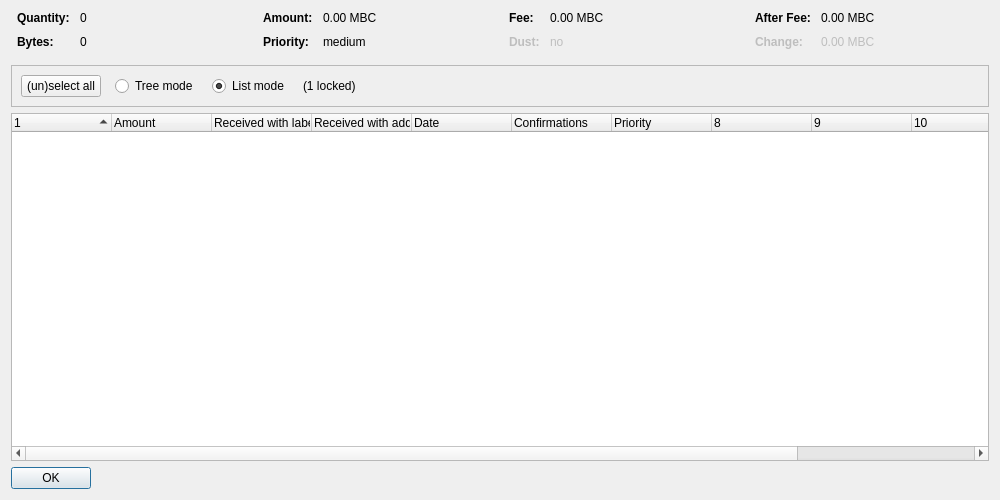
<?xml version="1.0" encoding="UTF-8"?>
<ui version="4.0">
 <class>CoinControlDialog</class>
 <widget class="QDialog" name="CoinControlDialog">
  <property name="geometry">
   <rect>
    <x>0</x>
    <y>0</y>
    <width>1000</width>
    <height>500</height>
   </rect>
  </property>
  <property name="windowTitle">
   <string>Coin Selection</string>
  </property>
  <layout class="QVBoxLayout" name="verticalLayout">
   <item>
    <layout class="QHBoxLayout" name="horizontalLayoutTop" stretch="0,0,0,0">
     <property name="topMargin">
      <number>0</number>
     </property>
     <property name="bottomMargin">
      <number>10</number>
     </property>
     <item>
      <layout class="QFormLayout" name="formLayoutCoinControl1">
       <property name="horizontalSpacing">
        <number>10</number>
       </property>
       <property name="verticalSpacing">
        <number>10</number>
       </property>
       <property name="leftMargin">
        <number>6</number>
       </property>
       <property name="rightMargin">
        <number>6</number>
       </property>
       <item row="0" column="0">
        <widget class="QLabel" name="labelCoinControlQuantityText">
         <property name="font">
          <font>
           <weight>75</weight>
           <bold>true</bold>
          </font>
         </property>
         <property name="text">
          <string>Quantity:</string>
         </property>
        </widget>
       </item>
       <item row="0" column="1">
        <widget class="QLabel" name="labelCoinControlQuantity">
         <property name="cursor">
          <cursorShape>IBeamCursor</cursorShape>
         </property>
         <property name="contextMenuPolicy">
          <enum>Qt::ActionsContextMenu</enum>
         </property>
         <property name="text">
          <string notr="true">0</string>
         </property>
         <property name="textInteractionFlags">
          <set>Qt::LinksAccessibleByMouse|Qt::TextSelectableByKeyboard|Qt::TextSelectableByMouse</set>
         </property>
        </widget>
       </item>
       <item row="1" column="0">
        <widget class="QLabel" name="labelCoinControlBytesText">
         <property name="font">
          <font>
           <weight>75</weight>
           <bold>true</bold>
          </font>
         </property>
         <property name="text">
          <string>Bytes:</string>
         </property>
        </widget>
       </item>
       <item row="1" column="1">
        <widget class="QLabel" name="labelCoinControlBytes">
         <property name="cursor">
          <cursorShape>IBeamCursor</cursorShape>
         </property>
         <property name="contextMenuPolicy">
          <enum>Qt::ActionsContextMenu</enum>
         </property>
         <property name="text">
          <string notr="true">0</string>
         </property>
         <property name="textInteractionFlags">
          <set>Qt::LinksAccessibleByMouse|Qt::TextSelectableByKeyboard|Qt::TextSelectableByMouse</set>
         </property>
        </widget>
       </item>
      </layout>
     </item>
     <item>
      <layout class="QFormLayout" name="formLayoutCoinControl2">
       <property name="horizontalSpacing">
        <number>10</number>
       </property>
       <property name="verticalSpacing">
        <number>10</number>
       </property>
       <property name="leftMargin">
        <number>6</number>
       </property>
       <property name="rightMargin">
        <number>6</number>
       </property>
       <item row="0" column="0">
        <widget class="QLabel" name="labelCoinControlAmountText">
         <property name="font">
          <font>
           <weight>75</weight>
           <bold>true</bold>
          </font>
         </property>
         <property name="text">
          <string>Amount:</string>
         </property>
        </widget>
       </item>
       <item row="0" column="1">
        <widget class="QLabel" name="labelCoinControlAmount">
         <property name="cursor">
          <cursorShape>IBeamCursor</cursorShape>
         </property>
         <property name="contextMenuPolicy">
          <enum>Qt::ActionsContextMenu</enum>
         </property>
         <property name="text">
          <string notr="true">0.00 MBC</string>
         </property>
         <property name="textInteractionFlags">
          <set>Qt::LinksAccessibleByMouse|Qt::TextSelectableByKeyboard|Qt::TextSelectableByMouse</set>
         </property>
        </widget>
       </item>
       <item row="1" column="0">
        <widget class="QLabel" name="labelCoinControlPriorityText">
         <property name="font">
          <font>
           <weight>75</weight>
           <bold>true</bold>
          </font>
         </property>
         <property name="text">
          <string>Priority:</string>
         </property>
        </widget>
       </item>
       <item row="1" column="1">
        <widget class="QLabel" name="labelCoinControlPriority">
         <property name="cursor">
          <cursorShape>IBeamCursor</cursorShape>
         </property>
         <property name="contextMenuPolicy">
          <enum>Qt::ActionsContextMenu</enum>
         </property>
         <property name="text">
          <string notr="true">medium</string>
         </property>
         <property name="textInteractionFlags">
          <set>Qt::LinksAccessibleByMouse|Qt::TextSelectableByKeyboard|Qt::TextSelectableByMouse</set>
         </property>
        </widget>
       </item>
      </layout>
     </item>
     <item>
      <layout class="QFormLayout" name="formLayoutCoinControl3">
       <property name="horizontalSpacing">
        <number>10</number>
       </property>
       <property name="verticalSpacing">
        <number>10</number>
       </property>
       <property name="leftMargin">
        <number>6</number>
       </property>
       <property name="rightMargin">
        <number>6</number>
       </property>
       <item row="0" column="0">
        <widget class="QLabel" name="labelCoinControlFeeText">
         <property name="font">
          <font>
           <weight>75</weight>
           <bold>true</bold>
          </font>
         </property>
         <property name="text">
          <string>Fee:</string>
         </property>
        </widget>
       </item>
       <item row="0" column="1">
        <widget class="QLabel" name="labelCoinControlFee">
         <property name="cursor">
          <cursorShape>IBeamCursor</cursorShape>
         </property>
         <property name="contextMenuPolicy">
          <enum>Qt::ActionsContextMenu</enum>
         </property>
         <property name="text">
          <string notr="true">0.00 MBC</string>
         </property>
         <property name="textInteractionFlags">
          <set>Qt::LinksAccessibleByMouse|Qt::TextSelectableByKeyboard|Qt::TextSelectableByMouse</set>
         </property>
        </widget>
       </item>
       <item row="1" column="0">
        <widget class="QLabel" name="labelCoinControlLowOutputText">
         <property name="enabled">
          <bool>false</bool>
         </property>
         <property name="font">
          <font>
           <weight>75</weight>
           <bold>true</bold>
          </font>
         </property>
         <property name="text">
          <string>Dust:</string>
         </property>
        </widget>
       </item>
       <item row="1" column="1">
        <widget class="QLabel" name="labelCoinControlLowOutput">
         <property name="enabled">
          <bool>false</bool>
         </property>
         <property name="cursor">
          <cursorShape>IBeamCursor</cursorShape>
         </property>
         <property name="contextMenuPolicy">
          <enum>Qt::ActionsContextMenu</enum>
         </property>
         <property name="text">
          <string notr="true">no</string>
         </property>
         <property name="textInteractionFlags">
          <set>Qt::LinksAccessibleByMouse|Qt::TextSelectableByKeyboard|Qt::TextSelectableByMouse</set>
         </property>
        </widget>
       </item>
      </layout>
     </item>
     <item>
      <layout class="QFormLayout" name="formLayoutCoinControl4">
       <property name="horizontalSpacing">
        <number>10</number>
       </property>
       <property name="verticalSpacing">
        <number>10</number>
       </property>
       <property name="leftMargin">
        <number>6</number>
       </property>
       <property name="rightMargin">
        <number>6</number>
       </property>
       <item row="0" column="0">
        <widget class="QLabel" name="labelCoinControlAfterFeeText">
         <property name="font">
          <font>
           <weight>75</weight>
           <bold>true</bold>
          </font>
         </property>
         <property name="text">
          <string>After Fee:</string>
         </property>
        </widget>
       </item>
       <item row="0" column="1">
        <widget class="QLabel" name="labelCoinControlAfterFee">
         <property name="cursor">
          <cursorShape>IBeamCursor</cursorShape>
         </property>
         <property name="contextMenuPolicy">
          <enum>Qt::ActionsContextMenu</enum>
         </property>
         <property name="text">
          <string notr="true">0.00 MBC</string>
         </property>
         <property name="textInteractionFlags">
          <set>Qt::LinksAccessibleByMouse|Qt::TextSelectableByKeyboard|Qt::TextSelectableByMouse</set>
         </property>
        </widget>
       </item>
       <item row="1" column="0">
        <widget class="QLabel" name="labelCoinControlChangeText">
         <property name="enabled">
          <bool>false</bool>
         </property>
         <property name="font">
          <font>
           <weight>75</weight>
           <bold>true</bold>
          </font>
         </property>
         <property name="text">
          <string>Change:</string>
         </property>
        </widget>
       </item>
       <item row="1" column="1">
        <widget class="QLabel" name="labelCoinControlChange">
         <property name="enabled">
          <bool>false</bool>
         </property>
         <property name="cursor">
          <cursorShape>IBeamCursor</cursorShape>
         </property>
         <property name="contextMenuPolicy">
          <enum>Qt::ActionsContextMenu</enum>
         </property>
         <property name="text">
          <string notr="true">0.00 MBC</string>
         </property>
         <property name="textInteractionFlags">
          <set>Qt::LinksAccessibleByMouse|Qt::TextSelectableByKeyboard|Qt::TextSelectableByMouse</set>
         </property>
        </widget>
       </item>
      </layout>
     </item>
    </layout>
   </item>
   <item>
    <widget class="QFrame" name="frame">
     <property name="minimumSize">
      <size>
       <width>0</width>
       <height>40</height>
      </size>
     </property>
     <property name="frameShape">
      <enum>QFrame::StyledPanel</enum>
     </property>
     <property name="frameShadow">
      <enum>QFrame::Sunken</enum>
     </property>
     <layout class="QHBoxLayout" name="horizontalLayout">
      <item>
       <layout class="QHBoxLayout" name="horizontalLayoutPanel" stretch="0,0,0,0,0">
        <property name="spacing">
         <number>14</number>
        </property>
        <item>
         <widget class="QPushButton" name="pushButtonSelectAll">
          <property name="sizePolicy">
           <sizepolicy hsizetype="Maximum" vsizetype="Fixed">
            <horstretch>0</horstretch>
            <verstretch>0</verstretch>
           </sizepolicy>
          </property>
          <property name="text">
           <string>(un)select all</string>
          </property>
          <property name="autoDefault">
           <bool>false</bool>
          </property>
         </widget>
        </item>
        <item>
         <widget class="QRadioButton" name="radioTreeMode">
          <property name="sizePolicy">
           <sizepolicy hsizetype="Maximum" vsizetype="Fixed">
            <horstretch>0</horstretch>
            <verstretch>0</verstretch>
           </sizepolicy>
          </property>
          <property name="text">
           <string>Tree mode</string>
          </property>
         </widget>
        </item>
        <item>
         <widget class="QRadioButton" name="radioListMode">
          <property name="sizePolicy">
           <sizepolicy hsizetype="Maximum" vsizetype="Fixed">
            <horstretch>0</horstretch>
            <verstretch>0</verstretch>
           </sizepolicy>
          </property>
          <property name="text">
           <string>List mode</string>
          </property>
          <property name="checked">
           <bool>true</bool>
          </property>
         </widget>
        </item>
        <item>
         <widget class="QLabel" name="labelLocked">
          <property name="text">
           <string notr="true">(1 locked)</string>
          </property>
         </widget>
        </item>
        <item>
         <spacer name="horizontalSpacer">
          <property name="orientation">
           <enum>Qt::Horizontal</enum>
          </property>
          <property name="sizeHint" stdset="0">
           <size>
            <width>40</width>
            <height>20</height>
           </size>
          </property>
         </spacer>
        </item>
       </layout>
      </item>
     </layout>
    </widget>
   </item>
   <item>
    <widget class="CoinControlTreeWidget" name="treeWidget">
     <property name="contextMenuPolicy">
      <enum>Qt::CustomContextMenu</enum>
     </property>
     <property name="sortingEnabled">
      <bool>false</bool>
     </property>
     <property name="columnCount">
      <number>12</number>
     </property>
     <attribute name="headerShowSortIndicator" stdset="0">
      <bool>true</bool>
     </attribute>
     <attribute name="headerStretchLastSection">
      <bool>false</bool>
     </attribute>
     <column>
      <property name="text">
       <string/>
      </property>
     </column>
     <column>
      <property name="text">
       <string>Amount</string>
      </property>
     </column>
     <column>
      <property name="text">
       <string>Received with label</string>
      </property>
     </column>
     <column>
      <property name="text">
       <string>Received with address</string>
      </property>
     </column>
     <column>
      <property name="text">
       <string>Date</string>
      </property>
     </column>
     <column>
      <property name="text">
       <string>Confirmations</string>
      </property>
      <property name="toolTip">
       <string>Confirmed</string>
      </property>
     </column>
     <column>
      <property name="text">
       <string>Priority</string>
      </property>
     </column>
     <column>
      <property name="text">
       <string/>
      </property>
     </column>
     <column>
      <property name="text">
       <string/>
      </property>
     </column>
     <column>
      <property name="text">
       <string/>
      </property>
     </column>
     <column>
      <property name="text">
       <string/>
      </property>
     </column>
     <column>
      <property name="text">
       <string/>
      </property>
     </column>
    </widget>
   </item>
   <item>
    <widget class="QDialogButtonBox" name="buttonBox">
     <property name="sizePolicy">
      <sizepolicy hsizetype="Maximum" vsizetype="Fixed">
       <horstretch>0</horstretch>
       <verstretch>0</verstretch>
      </sizepolicy>
     </property>
     <property name="orientation">
      <enum>Qt::Horizontal</enum>
     </property>
     <property name="standardButtons">
      <set>QDialogButtonBox::Ok</set>
     </property>
    </widget>
   </item>
  </layout>
 </widget>
 <customwidgets>
  <customwidget>
   <class>CoinControlTreeWidget</class>
   <extends>QTreeWidget</extends>
   <header>coincontroltreewidget.h</header>
  </customwidget>
 </customwidgets>
 <resources/>
 <connections/>
</ui>
